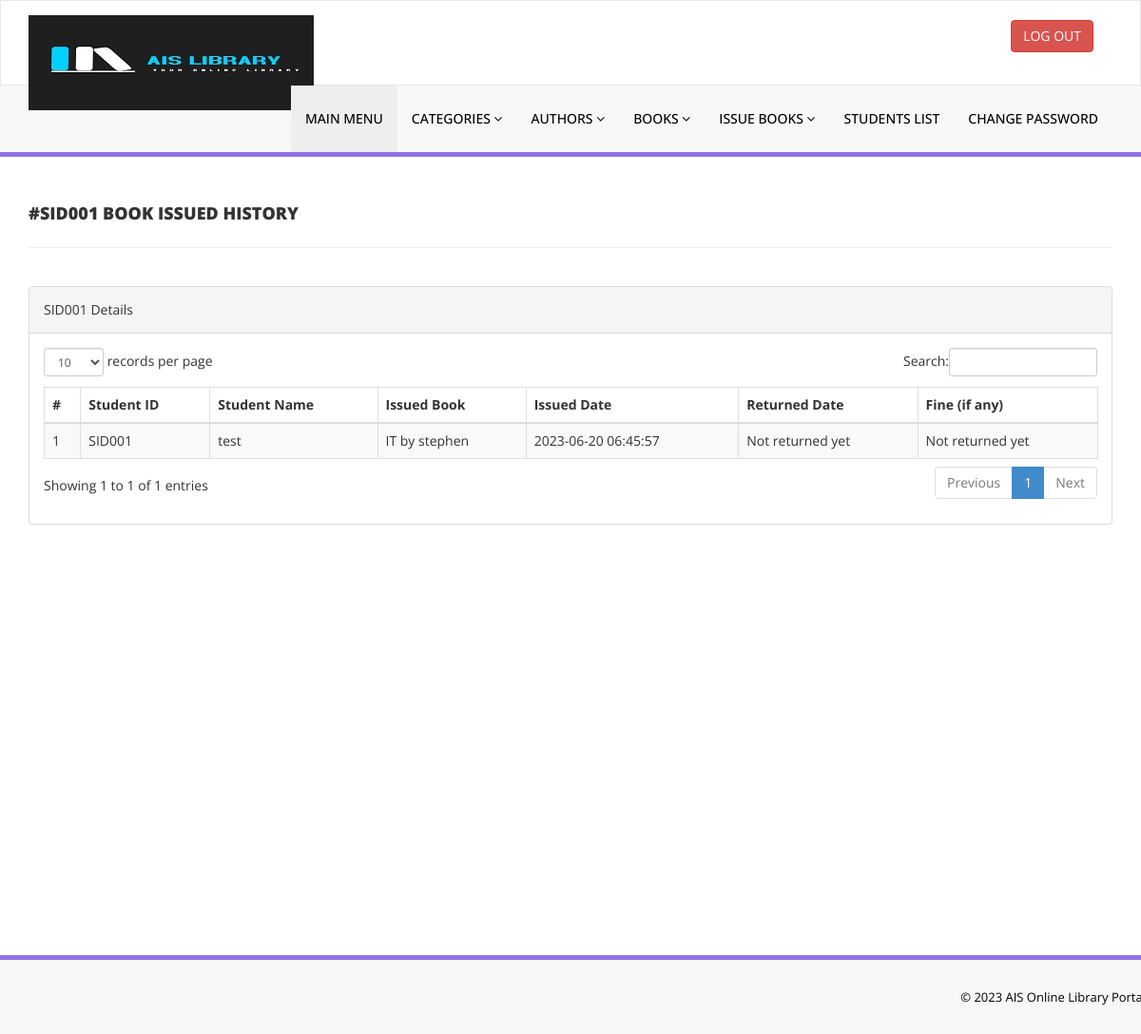
Screenshot of /admin/student-history.php?stdid=SID001 (signed in) with the database file from the repository.
### tables this page shows
CREATE TABLE IF NOT EXISTS `tblissuedbookdetails` (
  `id` int NOT NULL AUTO_INCREMENT,
  `BookId` int DEFAULT NULL,
  `StudentID` varchar(150) DEFAULT NULL,
  `IssuesDate` timestamp NULL DEFAULT CURRENT_TIMESTAMP,
  `ReturnDate` timestamp NULL DEFAULT NULL ON UPDATE CURRENT_TIMESTAMP,
  `RetrunStatus` int DEFAULT NULL,
  `fine` int DEFAULT NULL,
  PRIMARY KEY (`id`)
);

CREATE TABLE IF NOT EXISTS `tblstudents` (
  `id` int NOT NULL AUTO_INCREMENT,
  `StudentId` varchar(100) DEFAULT NULL,
  `FullName` varchar(120) DEFAULT NULL,
  `EmailId` varchar(120) DEFAULT NULL,
  `MobileNumber` char(11) DEFAULT NULL,
  `Password` varchar(120) DEFAULT NULL,
  `Status` int DEFAULT NULL,
  `RegDate` timestamp NULL DEFAULT CURRENT_TIMESTAMP,
  `UpdationDate` timestamp NULL DEFAULT NULL ON UPDATE CURRENT_TIMESTAMP,
  PRIMARY KEY (`id`),
  UNIQUE KEY `StudentId` (`StudentId`)
);

CREATE TABLE IF NOT EXISTS `tblbooks` (
  `id` int NOT NULL AUTO_INCREMENT,
  `BookName` varchar(255) DEFAULT NULL,
  `CatId` int DEFAULT NULL,
  `AuthorId` int DEFAULT NULL,
  `ISBNNumber` varchar(25) DEFAULT NULL,
  `BookPrice` decimal(10,2) DEFAULT NULL,
  `bookImage` varchar(250) NOT NULL,
  `isIssued` int DEFAULT NULL,
  `RegDate` timestamp NULL DEFAULT CURRENT_TIMESTAMP,
  `UpdationDate` timestamp NULL DEFAULT NULL ON UPDATE CURRENT_TIMESTAMP,
  PRIMARY KEY (`id`)
);

### admin/student-history.php (the view, shortened to what this page needs)
<?php
include('includes/config.php');
if(strlen($_SESSION['alogin'])==0)
    {
header('location:index.php');
}
else{
    ?>
<!DOCTYPE html>
<html xmlns="http://www.w3.org/1999/xhtml">
<head>
    <link href="assets/css/bootstrap.css" rel="stylesheet" />
    <link href="assets/css/font-awesome.css" rel="stylesheet" />
    <link href="assets/js/dataTables/dataTables.bootstrap.css" rel="stylesheet" />
    <link href="assets/css/style.css" rel="stylesheet" />
</head>
<body>
<?php include('includes/header.php');?>
    <div class="content-wrapper">
         <div class="container">
        <div class="row pad-botm">
            <div class="col-md-12">
                <?php $sid=$_GET['stdid']; ?>
                <h4 class="header-line">#<?php echo $sid;?> Book Issued History</h4>
    </div>
        </div>
            <div class="row">
                <div class="col-md-12">
                    <div class="panel panel-default">
                        <div class="panel-heading">
<?php echo $sid;?> Details
                        </div>
                        <div class="panel-body">
                            <div class="table-responsive">
                                <table class="table table-striped table-bordered table-hover" id="dataTables-example">
                                    <thead>
                                        <tr>
                                            <th>#</th>
                                            <th>Student ID</th>
                                            <th>Student Name</th>
                                            <th>Issued Book  </th>
                                            <th>Issued Date</th>
                                            <th>Returned Date</th>
                                            <th>Fine (if any)</th>
                                        </tr>
                                    </thead>
                                    <tbody>
<?php
$sql = "SELECT tblstudents.StudentId ,tblstudents.FullName,tblstudents.EmailId,tblstudents.MobileNumber,tblbooks.BookName,tblbooks.ISBNNumber,tblissuedbookdetails.IssuesDate,tblissuedbookdetails.ReturnDate,tblissuedbookdetails.id as rid,tblissuedbookdetails.fine,tblissuedbookdetails.RetrunStatus,tblbooks.id as bid,tblbooks.bookImage from  tblissuedbookdetails join tblstudents on tblstudents.StudentId=tblissuedbookdetails.StudentId join tblbooks on tblbooks.id=tblissuedbookdetails.BookId where tblstudents.StudentId='$sid' ";
$query = $dbh -> prepare($sql);
$query->execute();
$results=$query->fetchAll(PDO::FETCH_OBJ);
$cnt=1;
if($query->rowCount() > 0)
{
foreach($results as $result)
{               ?>
                                        <tr class="odd gradeX">
                                            <td class="center"><?php echo htmlentities($cnt);?></td>
                                            <td class="center"><?php echo htmlentities($result->StudentId);?></td>
                                            <td class="center"><?php echo htmlentities($result->FullName);?></td>
                                            <td class="center"><?php echo htmlentities($result->BookName);?></td>
                                            <td class="center"><?php echo htmlentities($result->IssuesDate);?></td>
                                            <td class="center"><?php if($result->ReturnDate==''): echo "Not returned yet";
                                            else: echo htmlentities($result->ReturnDate); endif;?></td>
                                             <td class="center"><?php if($result->ReturnDate==''): echo "Not returned yet";
                                              else: echo $result->fine; endif;
                                             ?></td>
                                        </tr>
 <?php $cnt=$cnt+1;}} ?>
                                    </tbody>
                                </table>
                            </div>
                        </div>
                    </div>
                </div>
            </div>
    </div>
    </div>
  <?php include('includes/footer.php');?>
</body>
</html>
<?php } ?>

### admin/assets/css/style.css (style rules this page uses)
.content-wrapper { margin-top: 40px; min-height:800px; padding-bottom:90px; }
.header-line { font-weight:900; padding-bottom:25px; border-bottom:1px solid #eeeeee; text-transform:uppercase; }
.pad-botm { padding-bottom:30px; }

### rows the page displays
tblissuedbookdetails: tblstudents.StudentId "SID001", tblstudents.FullName "test", BookId.BookName "IT by stephen", IssuesDate "2023-06-20 06:45:57", shows "Not returned yet"

### other values shown
$sid "SID001"
